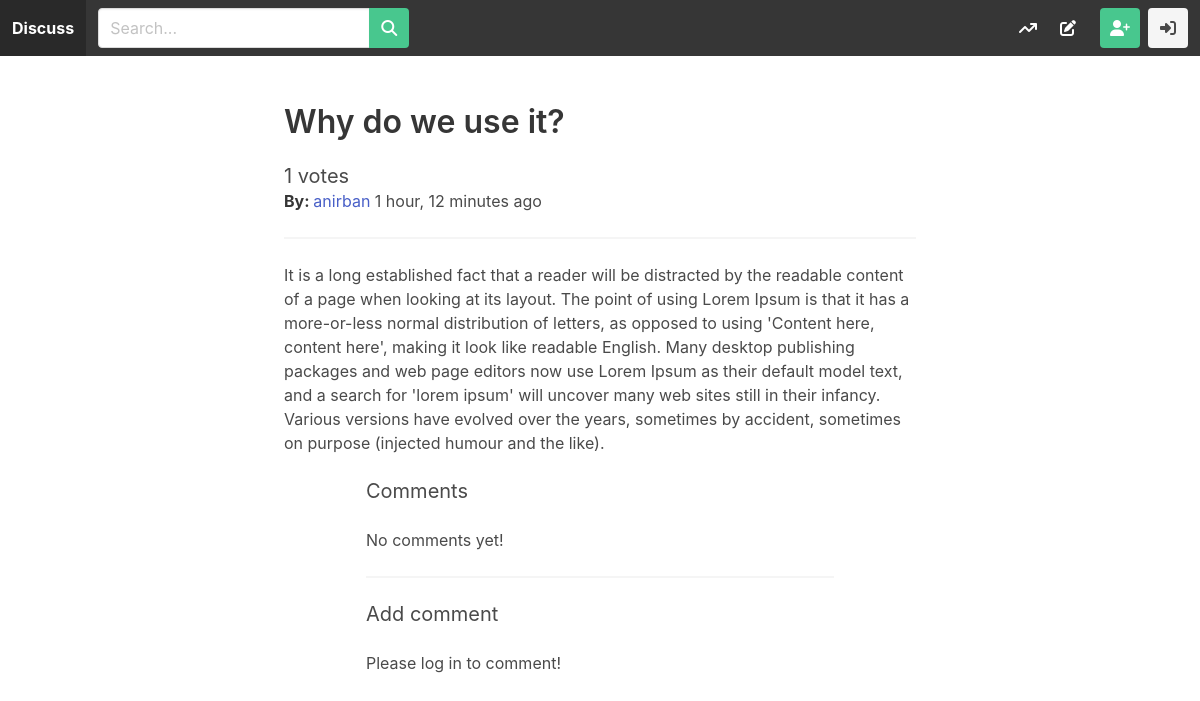
The app's page /s/7/ with its own data.
### story/models.py (models this page shows, shortened)
class Story(models.Model):
    title = models.CharField(max_length=255)
    url = models.URLField(blank=True, null=True)
    body = models.TextField(blank=False)
    number_of_votes = models.IntegerField(default=0)
    created_by = models.ForeignKey(User, related_name='stories', on_delete=models.CASCADE)
    created_at = models.DateTimeField(auto_now_add=True)
    class Meta:
        ordering = ['-created_at']
        verbose_name_plural = 'stories'

### story/views.py (the view)
# urls.py: path('s/<int:story_id>/', story, name='story'),
def story(request, story_id):
    story = get_object_or_404(Story.objects.prefetch_related('comments')
                              .prefetch_related('comments__created_by')
                              .select_related('created_by'), pk=story_id)
    try:
        vote_type = get_object_or_404(Vote, story=story, vote_by=request.user).vote_type
    except:
        vote_type = ''
    if request.method == 'POST' and request.user.is_authenticated:
        form = CommentForm(request.POST)
        if form.is_valid():
            comment = form.save(commit=False)
            comment.story = story
            comment.created_by = request.user
            comment.save()
            return redirect('story', story_id=story_id)
    else:
        form = CommentForm()
    context = {
        'story': story,
        'form': form,
        'vote_type': vote_type
        }
    return render(request, 'detail.html', context)

### story/forms.py
class CommentForm(forms.ModelForm):
    class Meta:
        model = Comment
        fields = ('body',)

### templates/detail.html (shortened to what this page needs)
{% extends 'base.html' %}
{% load crispy_forms_tags %}
{% block content %}
    <div class="container">
        <div class="columns is-multiline">
            <div class="column is-8 is-offset-2">
                <h1 class="title">{{ story.title }}</h1>
                <div class="is-flex">
                    {% if request.user != story.created_by and request.user.is_authenticated %}
                    <a href="{% url 'up_vote' story.id %}" class="mr-2">
                        <span class="icon has-text-dark {% if vote_type == 'up_vote' %}has-text-success{% endif %}">
                            <i class="fas fa-light fa-arrow-up"></i>
                        </span>
                    </a>
                    <h2 class="subtitle">{{ story.number_of_votes }} votes</h2>
                    <a href="{% url 'down_vote' story.id %}" class="ml-2">
                        <span class="icon has-text-dark {% if vote_type == 'down_vote' %}has-text-success{% endif %}">
                            <i class="fas fa-light fa-arrow-down"></i>
                        </span>
                    </a>
                    {% else %}
                    <h2 class="subtitle">{{ story.number_of_votes }} votes</h2>
                    {% endif %}
                </div>
                <strong>By: </strong><a href="{% url 'account' %}?user={{story.created_by}}">{{ story.created_by.username }}</a> {{ story.created_at|timesince }} ago<br>
                <hr>
                <p>{{ story.body|linebreaks|urlize }}</p>
            </div>
        </div>
        <div class="columns">
            <div class="column is-6 is-offset-3">
                <h2 class="subtitle">Comments</h2>
                {% for comment in story.comments.all %}
                    <article class="media">
                        <div class="media-content">
                            <div class="content">
                                <p>
                                    <strong>{{ comment.created_by.username }}</strong> <small>{{ comment.created_at|timesince }} ago</small><br>
                                    {{ comment.body }}
                                </p>
                            </div>
                        </div>
                    </article>
                {% empty %}
                    <p>No comments yet!</p>
                {% endfor %}
                <hr>
                <h2 class="subtitle">Add comment</h2>
                {% if request.user.is_authenticated %}
                    <form method="post" action=".">
                        {% csrf_token %}
                        {{ form|crispy }}
                        <div class="field">
                            <div class="field">
                                <button class="button is-success">Submit</button>
                            </div>
                        </div>
                    </form>
                {% else %}
                    <p>Please log in to comment!</p>
                {% endif %}
            </div>
        </div>
    </div>
{% endblock %}

### records on screen
Story: title "Why do we use it?", number_of_votes "1", created_by.username "anirban", created_at "1 hour, 12 minutes", body "It is a long established fact that a reader will be distracted by the readable content of a page when looking at its layout. The point of using Lorem Ipsum is that it has a more-or-less normal distribution of letters, as opposed to using 'Content here, content here', making it look like readable English. Many desktop publishing packages and web page editors now use Lorem Ipsum as their default model text, and a search for 'lorem ipsum' will uncover many web sites still in their infancy. Various versions have evolved over the years, sometimes by accident, sometimes on purpose (injected humour and the like)."
